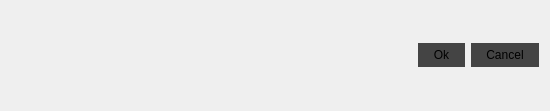
<?xml version="1.0" encoding="UTF-8"?>
<ui version="4.0">
 <class>PreferencesDialog</class>
 <widget class="QDialog" name="PreferencesDialog">
  <property name="geometry">
   <rect>
    <x>0</x>
    <y>0</y>
    <width>550</width>
    <height>111</height>
   </rect>
  </property>
  <property name="windowTitle">
   <string>Dialog</string>
  </property>
  <property name="styleSheet">
   <string notr="true">QPushButton, QToolButton {
	border: 0;
	padding: 5px 15px;
	background: #444;
}

QPushButton::hover {
	background: #555;
}

QToolButton::hover {
	background: #555;
}

QLineEdit {
	background: #404040;
	padding: 5px;
}</string>
  </property>
  <layout class="QGridLayout" name="gridLayout">
   <item row="0" column="0">
    <layout class="QHBoxLayout" name="worldLayout"/>
   </item>
   <item row="1" column="0">
    <widget class="QWidget" name="bottomPanel" native="true">
     <property name="sizePolicy">
      <sizepolicy hsizetype="Preferred" vsizetype="Fixed">
       <horstretch>0</horstretch>
       <verstretch>0</verstretch>
      </sizepolicy>
     </property>
     <layout class="QHBoxLayout" name="horizontalLayout">
      <property name="leftMargin">
       <number>0</number>
      </property>
      <property name="topMargin">
       <number>0</number>
      </property>
      <property name="rightMargin">
       <number>0</number>
      </property>
      <property name="bottomMargin">
       <number>0</number>
      </property>
      <item>
       <spacer name="horizontalSpacer">
        <property name="orientation">
         <enum>Qt::Horizontal</enum>
        </property>
        <property name="sizeHint" stdset="0">
         <size>
          <width>474</width>
          <height>20</height>
         </size>
        </property>
       </spacer>
      </item>
      <item>
       <widget class="QPushButton" name="okButton">
        <property name="sizePolicy">
         <sizepolicy hsizetype="Minimum" vsizetype="Preferred">
          <horstretch>0</horstretch>
          <verstretch>0</verstretch>
         </sizepolicy>
        </property>
        <property name="text">
         <string>Ok</string>
        </property>
       </widget>
      </item>
      <item>
       <widget class="QPushButton" name="cancelButton">
        <property name="sizePolicy">
         <sizepolicy hsizetype="Preferred" vsizetype="Preferred">
          <horstretch>0</horstretch>
          <verstretch>0</verstretch>
         </sizepolicy>
        </property>
        <property name="text">
         <string>Cancel</string>
        </property>
       </widget>
      </item>
     </layout>
    </widget>
   </item>
  </layout>
 </widget>
 <resources/>
 <connections/>
</ui>
